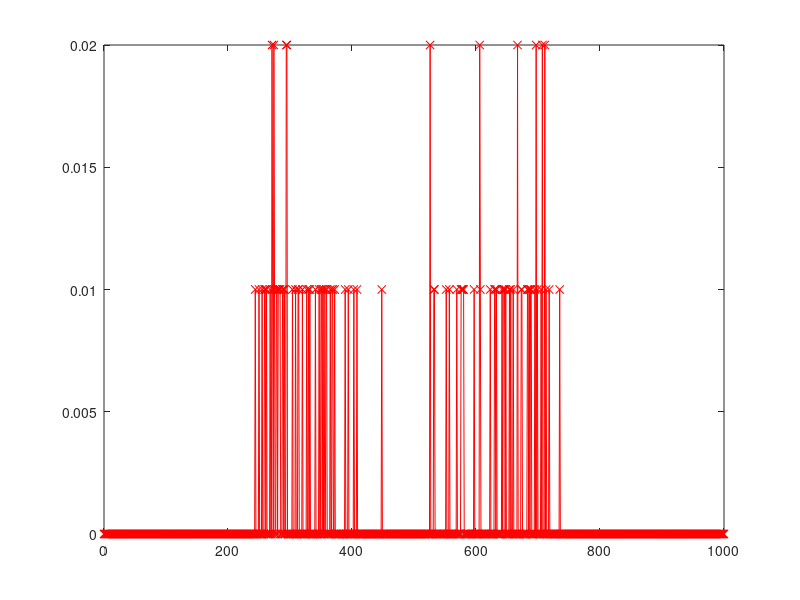

Reproduce this figure in MATLAB. (Note: this script raises an error after producing the figure.)
clc;clear;

num_avg = 1000;
EbNodB = 5;
mode = 1;
pc = 0.11;pa = 0.5;

% [AveLRContradict] = wb_Main_DAS_NetwrokCoding(pc,pa,EbNodB,num_avg,mode);
load AveLRContradict_5dB AveLRContradict;

n = zeros(1,num_avg+1);
for i=0:num_avg
    n(i+1) = histc(AveLRContradict(101:200),i);
end
n = n/100;
figure();
plot(0:num_avg,n,'r-x'); hold on;

relay_contradict = AveLRContradict(101:200);

% pc = 0.01;pa = 0.1;
EbNo=10.^(EbNodB./10);
p=0.5*erfc(sqrt(2*EbNo)/2);

[Prob_comp Prob_usual]=regular_ldpc_analysis_fun2(p,pa,pc);

% compromised relays
p1 = Prob_comp; % contradiction probability of compromised relays
m1 = num_avg*p1; s1 = sqrt(num_avg*p1*(1-p1));
y1 = pdf('normal',0:num_avg,m1,s1);

% usual relays
p2 = Prob_usual; % contradiction probability of usual relays
m2 = num_avg*p2; s2 = sqrt(num_avg*p2*(1-p2));
y2 = pdf('normal',0:num_avg,m2,s2);

y = (y1*(pc) + y2*(1-pc));

% figure();
plot(0:num_avg,y,'x');
y= n;
for T = 0:1:num_avg    
    
    m1(T+1) = 0; m2(T+1) = 0;
    for index= 0:1:T
        m1(T+1) = y(index+1)*index + m1(T+1) ;
    end
    m1(T+1) = m1(T+1) / sum(y(1:T+1));
    for index= T+1:1:num_avg
        m2(T+1) = y(index+1)*index + m2(T+1) ;
    end
    m2(T+1) = m2(T+1) / sum(y(T+2:num_avg+1));
        
    var1(T+1) = 0; var2(T+1) = 0;
    for index = 0 : 1 : T
        var1(T+1) = y(index+1) * (index - m1(T+1))^2 + var1(T+1);
    end
    var1(T+1) = var1(T+1) / sum(y(1:T+1));
    for index = T+1 :1 : num_avg
        var2(T+1) = y(index+1) * (index - m2(T+1))^2 + var2(T+1);
    end
    var2(T+1) = var2(T+1) / sum(y(T+2:num_avg+1));
    
%     var1 = var1/sum(n(1:T+1)) - m1^2;
%     var2 = var2/sum(n(T+2:1000+1)) - m2^2;     
%     p1= length(find(relay_contradict >= T))/100;
%     p2= length( find(relay_contradict < T))/100;
    
    p1(T+1)= sum(y(1:T+1));
    p2(T+1)= 1 - p1(T+1);
    
    A(T+1) = var1(T+1) - var2(T+1);
    B(T+1) = 2*(m1(T+1)*var2(T+1) - m2(T+1)*var1(T+1));
    C(T+1) = var1(T+1)*m2(T+1)^2 - var2(T+1)*m1(T+1)^2 + 2*var1(T+1)*2*var2(T+1)*log(sqrt(var2(T+1))*p1(T+1)/(sqrt(var1(T+1))*p2(T+1)));    
        
    value(T+1) = abs(A(T+1)*T^2 + B(T+1)*T + C(T+1));
        
end

min_T = ceil(num_avg*Prob_usual);
max_T = ceil(num_avg*Prob_comp);

[minimum Optimal_T] = min(value(min_T:max_T));
Optimal_T = Optimal_T + min_T - 2
plot(Optimal_T, 0:0.0001:0.04);
index_large_real = find(relay_contradict > Optimal_T)
index_small_real = find(relay_contradict <= Optimal_T);

% y = n;
% for T = 0:1:num_avg    
%     
%     m1(T+1) = 0; m2(T+1) = 0;
%     for index= 0:1:T
%         m1(T+1) = y(index+1)*index + m1(T+1) ;
%     end
%     m1(T+1) = m1(T+1) / sum(y(1:T+1));
%     for index= T+1:1:num_avg
%         m2(T+1) = y(index+1)*index + m2(T+1) ;
%     end
%     m2(T+1) = m2(T+1) / sum(y(T+2:1000+1));
%         
%     var1(T+1) = 0; var2(T+1) = 0;
%     for index = 0 : 1 : T
%         var1(T+1) = y(index+1) * (index - m1(T+1))^2 + var1(T+1);
%     end
%     var1(T+1) = var1(T+1) / sum(y(1:T+1));
%     for index = T+1 :1 : num_avg
%         var2(T+1) = y(index+1) * (index - m2(T+1))^2 + var2(T+1);
%     end
%     var2(T+1) = var2(T+1) / sum(y(T+2:1000+1));
%     
% %     var1 = var1/sum(n(1:T+1)) - m1^2;
% %     var2 = var2/sum(n(T+2:1000+1)) - m2^2;     
% %     p1= length(find(relay_contradict >= T))/100;
% %     p2= length( find(relay_contradict < T))/100;
%     
%     p1(T+1)= sum(y(1:T+1));
%     p2(T+1)= 1 - p1(T+1);
%     
%     A(T+1) = var1(T+1) - var2(T+1);
%     B(T+1) = 2*(m1(T+1)*var2(T+1) - m2(T+1)*var1(T+1));
%     C(T+1) = var1(T+1)*m2(T+1)^2 - var2(T+1)*m1(T+1)^2 + 2*var1(T+1)*2*var2(T+1)*log(sqrt(var2(T+1))*p1(T+1)/(sqrt(var1(T+1))*p2(T+1)));    
%         
%     value(T+1) = abs(A(T+1)*T^2 + B(T+1)*T + C(T+1));
%         
% end
% 
% min_T = ceil(num_avg*Prob_usual);
% max_T = ceil(num_avg*Prob_comp);
% 
% [minimum Optimal_T] = min(value(min_T:max_T));
% Optimal_T = Optimal_T + min_T - 2
% plot(Optimal_T, 0:0.0001:0.04);
% index_large_real = find(relay_contradict > Optimal_T)
% index_small_real = find(relay_contradict <= Optimal_T);


for T = 0:1:num_avg
        
    m1 = 0; m2 = 0;
    for index= 0:1:T
        m1 = n(index+1)*index + m1 ;
    end
    m1 = m1 / sum(n(1:T+1));
    for index= T+1:1:num_avg
        m2 = n(index+1)*index + m2 ;
    end
    m2 = m2 / sum(n(T+2:num_avg+1));

    p1= sum(n(1:T+1));
    p2= 1 - p1;
    
    variance(T+1) = p1*p2*(m1-m2)^2;
%     variance(T+1) = 0.5*0.5*(m1-m2)^2;
        
end

[maximum Optimal_T] = max(abs(variance));
max_var = maximum;
Optimal_range_min = min(find(variance==maximum))-1
Optimal_range_max = max(find(variance==maximum))-1
Optimal_T = Optimal_T - 1;
plot(Optimal_range_min:Optimal_range_max,0.01,'g-');
index_large_real = find(relay_contradict > Optimal_T)
index_small_real = find(relay_contradict <= Optimal_T);

